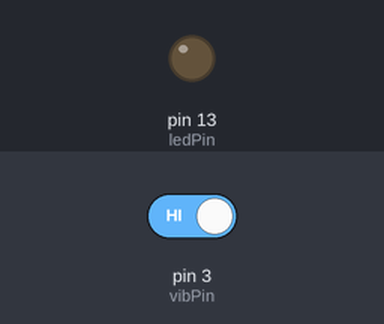
Simulated run of this sketch. Board: Arduino Uno, built with avr-gcc and run on an emulated ATmega328P. Parts: output pins drawn as LEDs (lit = HIGH). Inputs (shaded band) come from the test bench; at power-on: pin 3 (vibPin) HIGH.

Above: at 1.2 s.
1.3 s: pin 3 (vibPin) driven LOW
At 1.7 s:
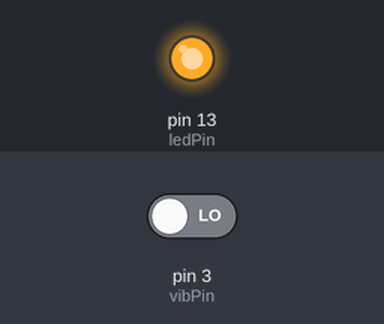
Timing chart, 0 to 4.3 s (numbered marks = the images above; inputs shaded):
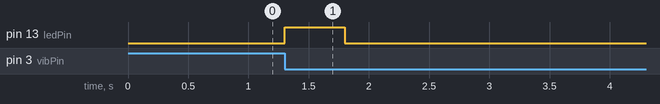

Measured:
- after the input at 1.3 s, pin 13 (ledPin): LOW → HIGH at once, → LOW 0.50 s later

The sketch:

3-16-Rung.ino
```cpp
#define ledPin 13
#define vibPin 3
unsigned char state=0;
void setup() {
  // put your setup code here, to run once:
  pinMode(ledPin,OUTPUT);
  pinMode(vibPin,INPUT);
  attachInterrupt(1,blink,FALLING);
}

void loop() {
  // put your main code here, to run repeatedly:
  if (state!=0){
    state = 0;
    digitalWrite(ledPin, HIGH);
    delay(500);
  }
  else {
    digitalWrite(ledPin,LOW);
  }
}

void blink(){
  state++;
}
```
